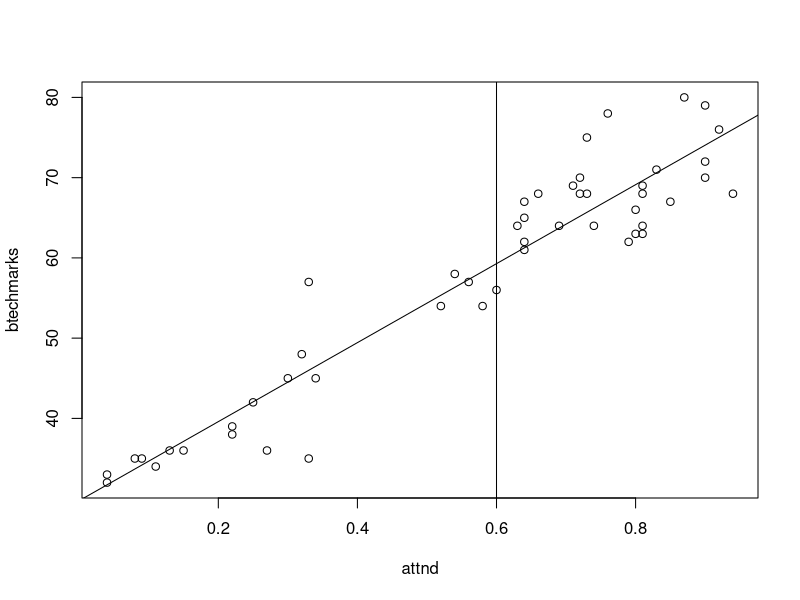

Here is the R script that generated this plot:
#Denco Case

student = read.csv('student data.csv')
student

library(dplyr)
names(student)
n=student %>% filter(student$attnd>0.8)
count(n)

revenue = student$feepaid
revenue=student$feepaid
sum(revenue)

names(student)
str(student)

cols2 = c('attnd','btechmarks')
student[cols2]
cor(student[cols2])
cov(student[cols2])
plot(student[cols2])
abline(lm(btechmarks ~ attnd, data=student))
abline(v=.6)

model1 = lm(btechmarks ~ attnd, data=student)
summary(model1)

library(data.table)
?sum
student$total=student$cbnst+student$cpp
student$total
student[c('sname','total')]

student[student$btechfinal=='Pass',c('sname','btechfinal')]
library(dplyr)
student %>% select(sname, btechfinal) %>% filter(btechfinal=='Pass')
names(student)
student$btechfinal

col2=student %>% select(feepaid, total) %>% filter(student$cat=='GEN')
col2
cor(col2)
cov(col2)
mean(col2$total)
mean(col2$feepaid)

col3=student %>% select(feepaid, total) %>% filter(student$cat=='OBC')
col3
cor(col3)
cov(col3)
mean(col3$feepaid)
mean(col3$total)

#no of student which has marks greater in sem1 and less in sem2
count(student[student$sem1>student$sem2,c('sname','sem1','sem2'),])
